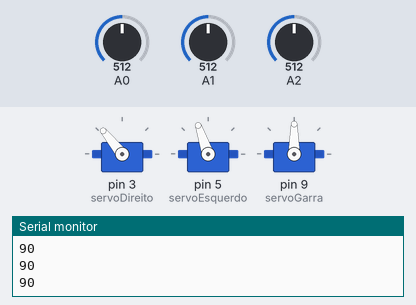
A sketch run on a simulated Arduino Uno, built with avr-gcc and run on an emulated ATmega328P. Parts: 3 × servo, the last lines printed to the serial monitor. Inputs (shaded band) come from the test bench; at power-on: A2 = 512, A0 = 512, A1 = 512.

Above: at 1.2 s.
1.3 s: A2 set to 716
At 2.5 s:
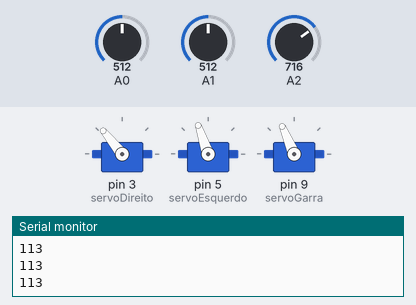
2.8 s: A0 set to 716
At 3.7 s:
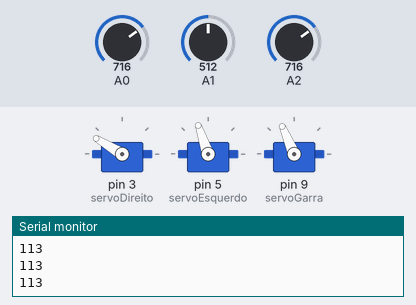
4.3 s: A1 set to 716
At 4.8 s:
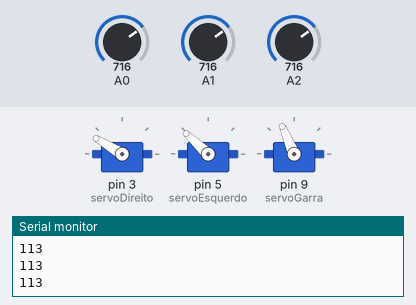
5.8 s: A2 set to 900
At 7.0 s:
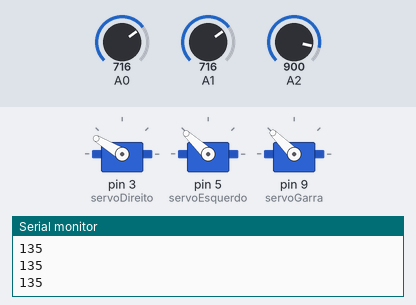
7.3 s: A0 set to 900
At 8.3 s:
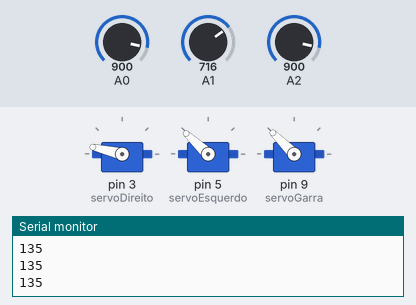
8.8 s: A1 set to 900
At 9.4 s:
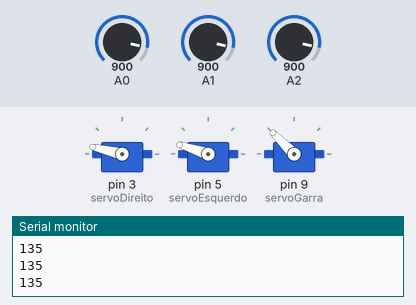
Timing chart, 0 to 11.3 s (numbered marks = the images above; inputs shaded):
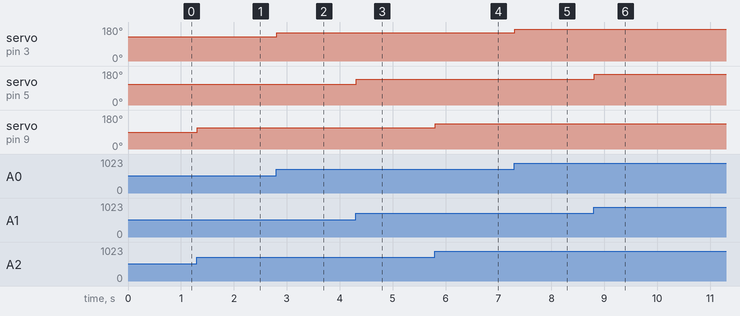

Measured:
- after the input at 1.3 s, servo on pin 9 (servoGarra): 90° → 113° at once
- after the input at 2.8 s, servo on pin 3 (servoDireito): 129° → 149° at once
- after the input at 4.3 s, servo on pin 5 (servoEsquerdo): 109° → 137° at once
- after the input at 5.8 s, servo on pin 9 (servoGarra): 113° → 135° at once
- after the input at 7.3 s, servo on pin 3 (servoDireito): 149° → 167° at once
- after the input at 8.8 s, servo on pin 5 (servoEsquerdo): 137° → 162° at once

The sketch:

bra_oroboticoarduino.ino
```cpp
#include <Servo.h>

//LEITURA POTENCIOMETRO
int direito;
int esquerdo;
int garra;
//int base;
int novoesquerdo;
int novodireito;
int novogarra;
//int novobase;

//SERVOS
Servo servoDireito;
Servo servoEsquerdo;
Servo servoGarra;
//Servo servoBase;

void setup ()  {
  Serial.begin (9600);

  pinMode (A0, INPUT);
  pinMode (A1, INPUT);
  pinMode (A2, INPUT);
  pinMode (A3, INPUT);


  servoDireito.attach  (3);
  servoEsquerdo.attach (5);
  servoGarra. attach   (9);
  //servoBase. attach (6);
}
void loop() {

  //servo direto

  direito = analogRead (A0);
  novodireito = map(direito, 0, 1023, 80, 179);

  //servo esquerdo

  esquerdo = analogRead (A1);
  novoesquerdo = map(esquerdo, 0, 1023, 40, 179);

  //servo garra

  garra = analogRead (A2);
  novogarra = map (garra , 0, 1023, 30, 150);

  //servo base
  //base = analogRead (A3);
  //novobase = map(base, 0, 1023, 0, 179);


  servoDireito.write  (novodireito);
  servoEsquerdo.write (novoesquerdo);
  servoGarra.write    (novogarra);
  //servoBase.write     (novobase);

  Serial.println(novogarra);


  delay(10);
}
```
